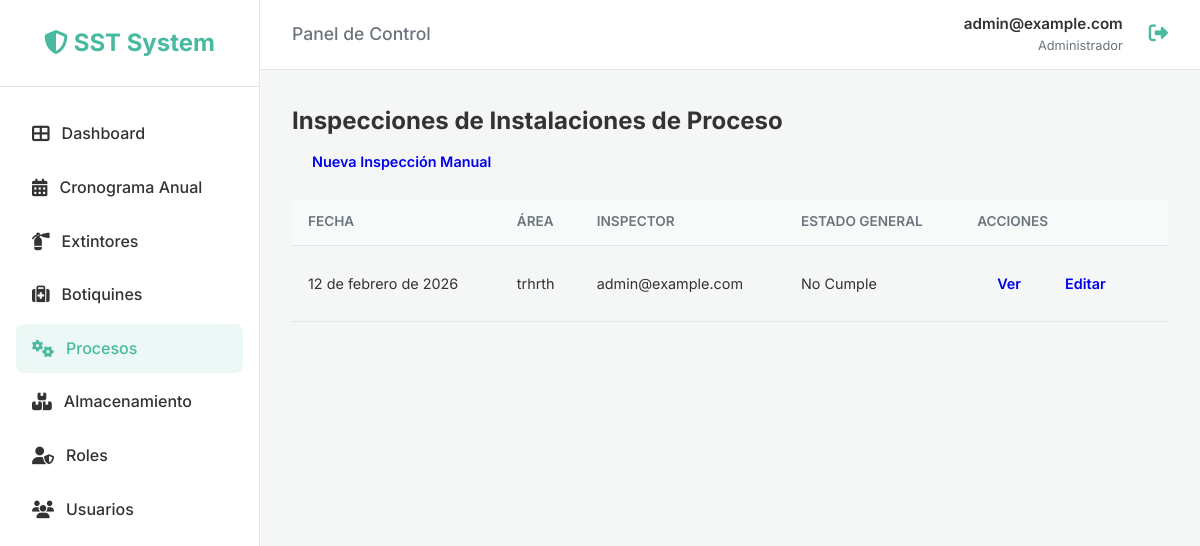
The app's page /inspections/process/ (signed in), older data.
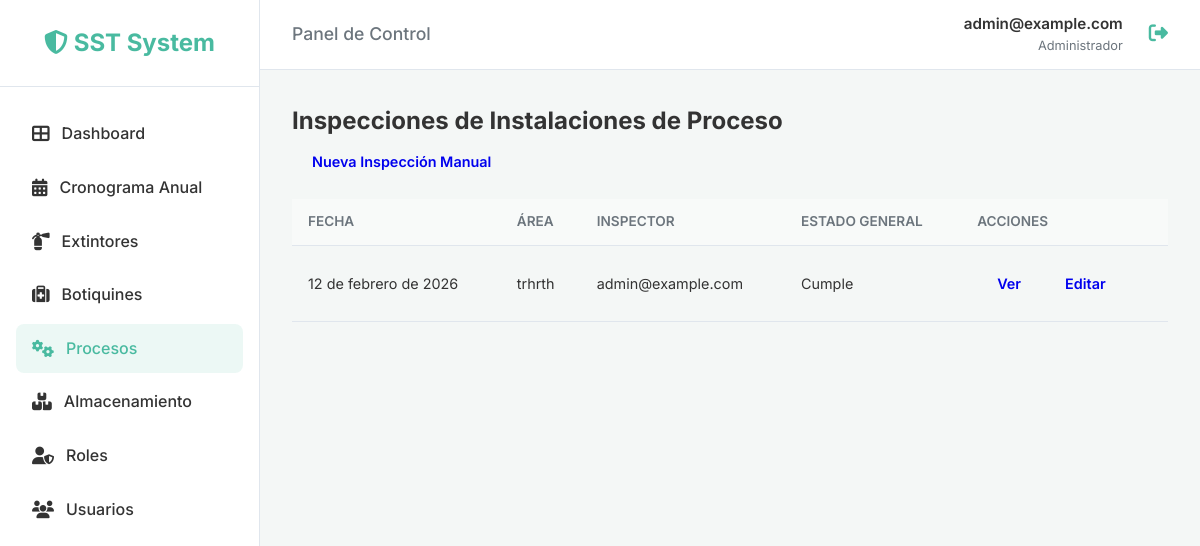
The same page, newer data.
### inspections/models.py (models this page shows, shortened)
class BaseInspection(models.Model):
    STATUS_CHOICES = [
        ('Cumple', 'Cumple'),
        ('No Cumple', 'No Cumple'),
        ('No Aplica', 'No Aplica'),
    ]
    inspection_date = models.DateField(verbose_name="Fecha de Inspección")
    area = models.CharField(max_length=200, verbose_name="Área/Ubicación")
    inspector = models.ForeignKey(
        settings.AUTH_USER_MODEL,
        on_delete=models.SET_NULL,
        null=True,
        related_name="%(class)s_inspections",
        verbose_name="Inspector"
    )
    schedule_item = models.ForeignKey(
        'InspectionSchedule',
        on_delete=models.SET_NULL,
        null=True,
        blank=True,
        verbose_name="Ítem del Cronograma",
        related_name="%(class)s_actual_inspections"
    )
    general_status = models.CharField(
        max_length=20,
        choices=STATUS_CHOICES,
        default='Cumple',
        verbose_name="Estado General"
    )
    observations = models.TextField(blank=True, null=True, verbose_name="Observaciones Generales")
    created_at = models.DateTimeField(auto_now_add=True)
    updated_at = models.DateTimeField(auto_now=True)
    class Meta:
        abstract = True
        ordering = ['-inspection_date']

class ProcessInspection(BaseInspection):
    ROLE_CHOICES = [
        ('Brigadista', 'Brigadista'),
        ('Equipo SST', 'Equipo SST'),
        ('Copasst', 'Copasst'),
    ]
    inspector_role = models.CharField(
        max_length=20,
        choices=ROLE_CHOICES,
        default='Equipo SST',
        verbose_name="Rol del Inspector"
    )
    inspected_process = models.CharField(max_length=200, verbose_name="Proceso Inspeccionado", blank=True, null=True)
    class Meta(BaseInspection.Meta):
        verbose_name = "Inspección de Procesos"
        verbose_name_plural = "Inspecciones de Procesos"

### users/models.py (models this page shows, shortened)
class CustomUser(AbstractUser):
    email = models.EmailField(unique=True)
    document_number = models.CharField(max_length=20, blank=True, null=True)
    role = models.ForeignKey('roles.Role', on_delete=models.SET_NULL, null=True, blank=True,
                             related_name='users', verbose_name='Rol')
    updated_at = models.DateTimeField(auto_now=True)
    USERNAME_FIELD = 'email'
    REQUIRED_FIELDS = ['username', 'first_name', 'last_name']
    def __str__(self):
        return self.email

### inspections/views.py (the view)
# urls.py: path('process/', ProcessListView.as_view(), name='process_list'),
class ProcessListView(LoginRequiredMixin, ListView):
    model = ProcessInspection; template_name = 'inspections/process_list.html'; context_object_name = 'inspections'

### templates/inspections/process_list.html (shortened to what this page needs)
{% extends 'base.html' %}
{% block content %}
<h2>Inspecciones de Instalaciones de Proceso</h2>
<a href="{% url 'process_create' %}" class="btn" style="margin-bottom: 1rem;">Nueva Inspección Manual</a>
<table>
    <thead>
        <tr>
            <th>Fecha</th>
            <th>Área</th>
            <th>Inspector</th>
            <th>Estado General</th>
            <th>Acciones</th>
        </tr>
    </thead>
    <tbody>
        {% for inspection in inspections %}
        <tr>
            <td>{{ inspection.inspection_date }}</td>
            <td>{{ inspection.area }}</td>
            <td>{{ inspection.inspector }}</td>
            <td>{{ inspection.general_status }}</td>
            <td>
                <a href="{% url 'process_detail' inspection.pk %}" class="btn">Ver</a>
                <a href="{% url 'process_edit' inspection.pk %}" class="btn btn-secondary">Editar</a>
            </td>
        </tr>
        {% empty %}
        <tr>
            <td colspan="5">No hay inspecciones registradas.</td>
        </tr>
        {% endfor %}
    </tbody>
</table>
{% endblock %}

Row changes from the older to the newer data that the page shows:
changed ProcessInspection "trhrth": general_status "No Cumple" → "Cumple"
